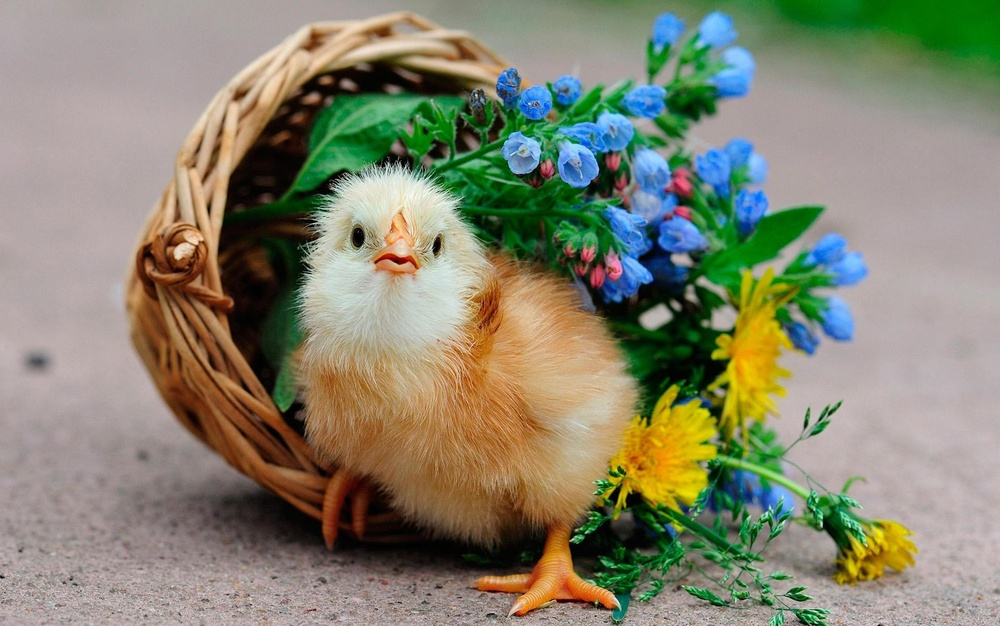
#> input picture s.jpg, 1000 x 626 px, shrunk from 1920 x 1202 before the run
$ python SIFT_SURF.py
#> lines starting #> are read from the running program, lines starting #| are printed output that depends on the picture; after the words box and inside, x2 and y2 are one past the last pixel; in counts of white or black regions, pixels touching at a corner belong together
import numpy as np
import cv2
from matplotlib import pyplot as plt

c_img = cv2.imread('s.jpg',1)
#> c_img is the input picture: shape (626, 1000, 3); mean B, G, R 110.7, 132.1, 133.1
img1 = cv2.imread('s.jpg',0)          # queryImage
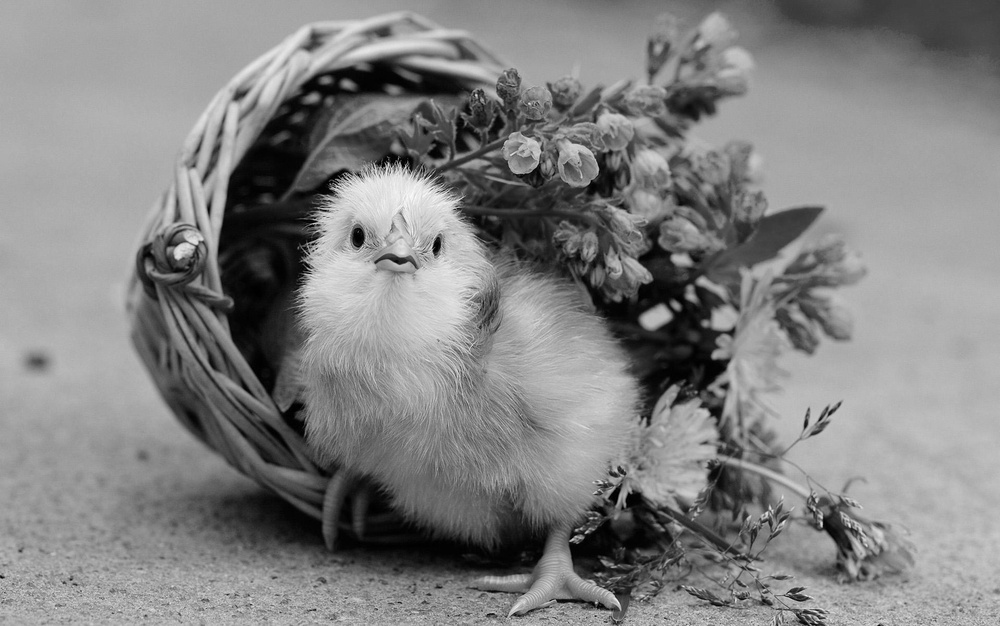
#> img1: shape (626, 1000); min 0, max 250, mean 130
img2 = cv2.imread('t.jpg',0) # trainImage
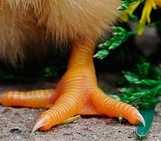
#> input picture t.jpg, 161 x 141 px, shrunk from 309 x 270 before the run
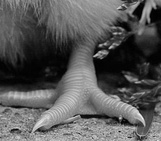
#> img2: shape (141, 161); min 0, max 246, mean 87.3
height, width = img2.shape[:2]
#> height = 141; width = 161
# Initiate SIFT detector
#sift = cv2.xfeatures2d.SIFT_create
sift = cv2.xfeatures2d.SIFT_create()
# find the keypoints and descriptors with SIFT
kp1, des1 = sift.detectAndCompute(img1,None)
#> kp1 = 2690 keypoints; strongest (x, y, size): (358, 237, 11.4), (655, 318, 16.3), (586, 532, 1.9), (180, 252, 10)
kp2, des2 = sift.detectAndCompute(img2,None)
#> kp2 = 178 keypoints; strongest (x, y, size): (110, 47, 1.9), (100, 45, 2), (138, 11, 6), (125, 122, 5.3)

# BFMatcher with default params
bf = cv2.BFMatcher()
matches = bf.knnMatch(des1,des2, k=2)
#> matches = 2690 matches
ptx=[]
pty=[]

r = 0.6 #(Ratio)
# Apply ratio test
good = []
for m,n in matches:
    if m.distance < r*n.distance:
        good.append([m])
        z=m.queryIdx
        ptx.append(kp1[z].pt[0])
        pty.append(kp1[z].pt[1])
#> after the loop, good = 124 matches; ptx = 124 values from 487.6 to 631.8; pty = 124 values, max 622.3 at index 94, min 490.4 at index 116, mean 563.2

ptx.sort()
pty.sort()
mp=len(ptx)
#> mp = 124
midx=ptx[int(mp/2)]
#> midx = 592.5
midy=pty[int(mp/2)]
#> midy = 573.1
cv2.rectangle(c_img,(int(midx-width/2),int(midy-height/2)),(int(midx+width/2),int(midy+height/2)) , (255, 255, 255), 10)
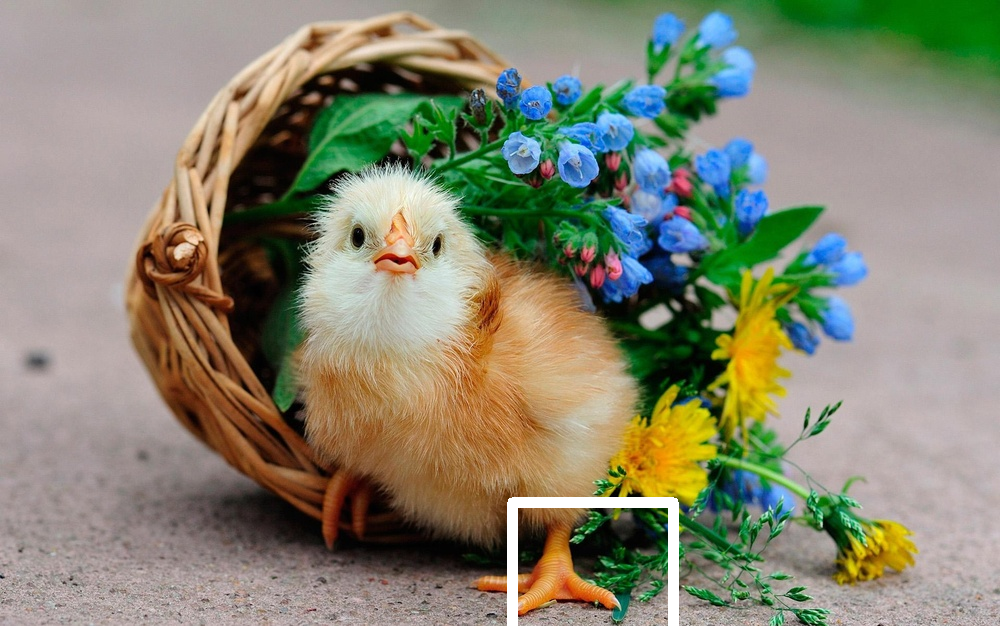
#> c_img: shape (626, 1000, 3); 0.71% of pixels changed, all inside (x1, y1, x2, y2) = (507, 497, 679, 626)
# print(ptx)
# print(pty)

# cv2.drawMatchesKnn expects list of lists as matches.
img3 = cv2.drawMatchesKnn(c_img,kp1,img2,kp2,good,None,flags=2)
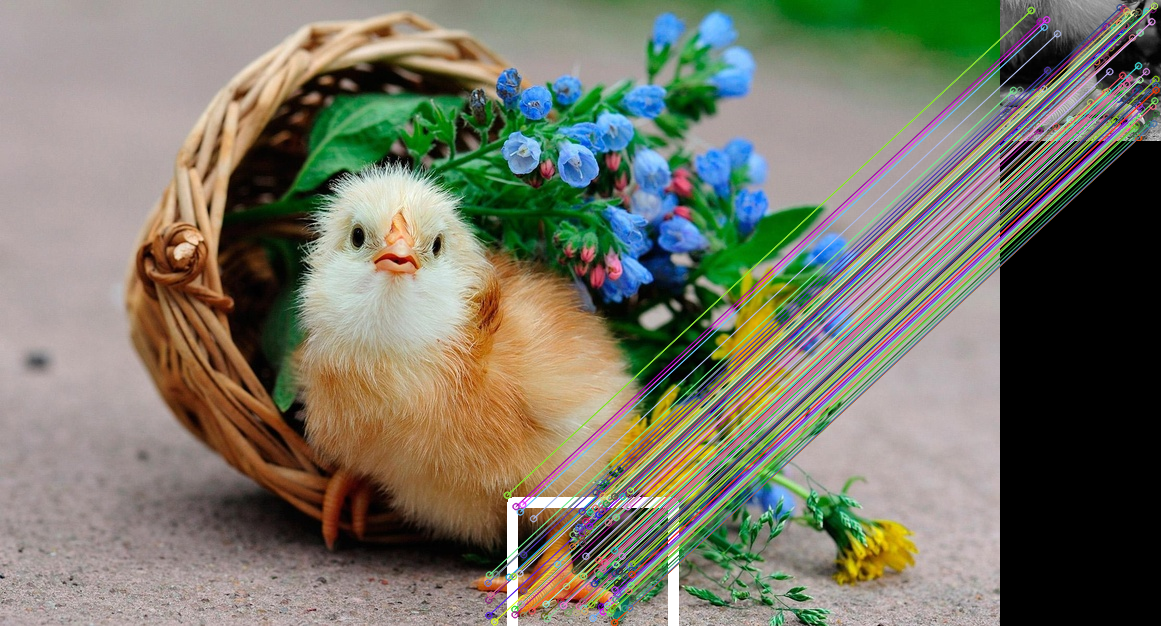
#> img3: shape (626, 1161, 3); mean B, G, R 102.8, 118.3, 119.6
#cv2.putText(img3, 'Ratio = ' + str(r), (50,100), cv2.FONT_HERSHEY_SIMPLEX, 3, (0, 0, 0), 10, cv2.LINE_AA)

plt.imshow(cv2.cvtColor(img3, cv2.COLOR_BGR2RGB))
plt.show()
cv2.imwrite(str(r) + 'Result.jpg',img3)
